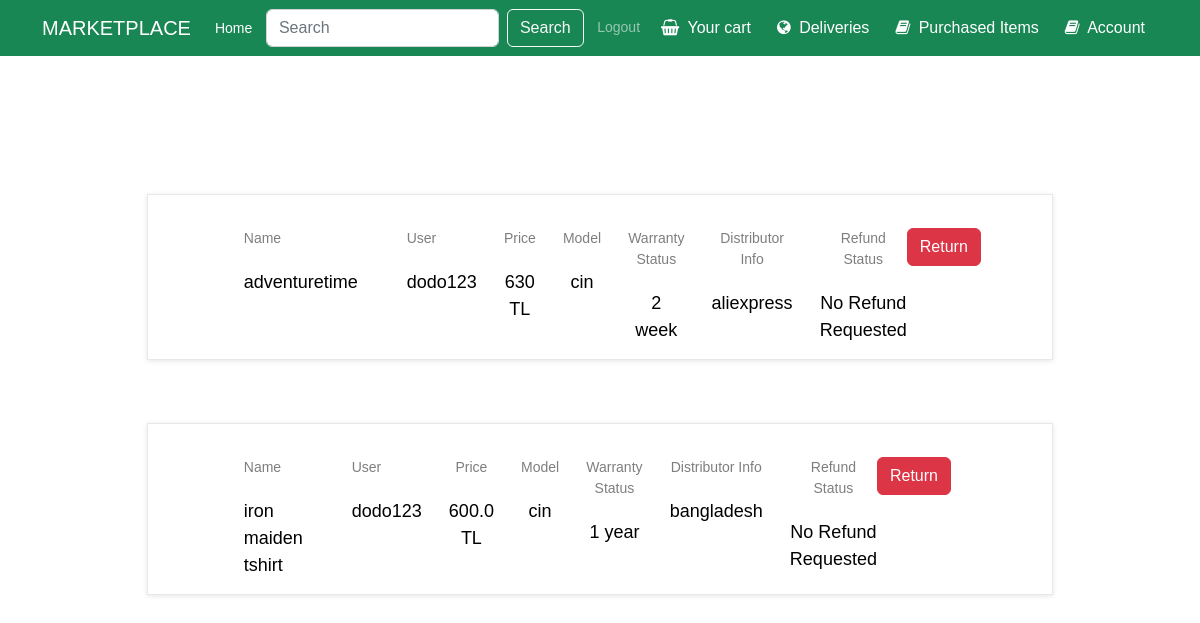
The app's page /purchased (signed in) with its own data.
### Cart/models.py (models this page shows, shortened)
class PurchaseHistory(models.Model):
    ID = models.IntegerField(primary_key=True,unique=True,default=0)
    product = models.ForeignKey(PurchasedProduct,related_name="purchase_history",on_delete=models.CASCADE)
    user = models.ForeignKey(Users,related_name="purchase_history",on_delete=models.CASCADE)
    date_added = models.DateTimeField(default=timezone.now)
    refund_requested = models.BooleanField(verbose_name='Refund Requested',default=False)
    refund_accepted = models.BooleanField(verbose_name='Refund Accepted',default=False)
    class Meta:
        verbose_name_plural = "Purchase Histories"

### Product/models.py (models this page shows, shortened)
class PurchasedProduct(models.Model):
    ID = models.IntegerField(primary_key=True)
    name = models.CharField(max_length=100)
    model = models.CharField(max_length=100)
    number = models.IntegerField()
    description = models.TextField()
    price = models.FloatField(default=0)
    warranty_status = models.CharField(max_length=100)
    distributor_info = models.TextField()
    user = models.ForeignKey(settings.AUTH_USER_MODEL, on_delete=models.CASCADE)
    quantity = models.IntegerField()
    purchased_price = models.IntegerField(default=0)

class Users(AbstractBaseUser,PermissionsMixin):
    username_validator = UnicodeUsernameValidator()
    ID = models.AutoField(primary_key=True)
    email = models.EmailField(blank=True,default='')
    first_name = models.CharField(max_length=150,default='',blank=True)
    last_name = models.CharField(max_length=150,default='',blank=True)
    is_active = models.BooleanField(default=True,help_text=
            "Designates whether this user should be treated as active. "
            "Unselect this instead of deleting accounts."
    )
    is_superuser = models.BooleanField(default=False)
    is_staff = models.BooleanField(default=False,help_text="Designates whether the user can log into this admin site.")
    username = models.CharField(max_length=150,
        unique=True,
        help_text=(
            "Required. 150 characters or fewer. Letters, digits and @/./+/-/_ only."
        ),
        validators=[username_validator],
        error_messages={
            "unique": "A user with that username already exists.",
        }
    )
    tax_ID = models.IntegerField(default=0)
    home_address = models.TextField(blank=True,null=True)
    role = models.CharField(max_length=100,default='customer')
    date_joined = models.DateTimeField(default=timezone.now)
    last_login = models.DateTimeField(blank=True,null=True)
    objects = MyUserManager()
    REQUIRED_FIELDS = []
    USERNAME_FIELD = "username"
    def __str__(self):
        return self.username
    class Meta:
        verbose_name = 'User'
        verbose_name_plural = 'Users'

### Main/views.py (the view, shortened to what this page needs)
# urls.py: path("purchased",views.purchased,name="purchased_items"),
def purchased(request):
    if request.method == "POST":
        command = request.POST.get("command")
        purchased_id = request.POST.get("product_id")
        if command == "return":
            purchased_product = get_object_or_404(PurchaseHistory,pk=purchased_id)
            refund = Refund.objects.create(ID = Refund.objects.count() + 1,product = purchased_product.product,
            user = purchased_product.user)
            refund.save()
            purchased_product.refund_requested = True
            purchased_product.save()
            history = PurchaseHistory.objects.filter(user = request.user)
            days_remain = DaysRemain(history)
            return render(request,"purchased.html",{"products":history,"days":days_remain})
    else:
        if request.user.is_authenticated:
            it = 0
            purchased_history = PurchaseHistory.objects.filter(user = request.user)
            days_remain = DaysRemain(purchased_history)
            return render(request,"purchased.html",{"products":purchased_history,"days":days_remain})
        else:
            products = []
            return render(request,"purchased.html",{"products":products})

### Cart/templatetags/cart_filter.py (called while the page is built)
@register.filter
def get_item(dictionary, key):
    return dictionary.get(key)

### Main/helper_functions.py (called while the page is built)
def DaysRemain(products):
    dic = {}
    for product in products:
        today_date = timezone.now()
        product_date = product.date_added
        difference = today_date - product_date
        dic[product] = difference.days
    return dic

### Main/templates/purchased.html (shortened to what this page needs)
{% extends 'base.html' %}
{% load static %}
{% load cart_filter %}
{% block link %}
<link rel="stylesheet" type="text/css" href="{% static 'cart.css' %}">
{% endblock %}
{% block content %}
<div class="container mt-3">
<div class="cart_section">
    {% if request.user.is_authenticated %}
        {% if products|length == 0 %}
        <h5 class="alert-heading col-lg-10"> There are no purchases</h5>
        {% else %}
        <div class="container-fluid">
            <div class="row">
                <div class="col-lg-10 offset-lg-1">
                    <div class="cart_container">
                        <div class="cart_items">
                            <br>
                            {% for product in products %}
                            <ul class="cart_list">
                                <li class="cart_item clearfix">
                                    <div class="cart_item_info d-flex flex-md-row flex-column justify-content-between">
                                        {% if product.refund_requested and product.refund_accepted == False %}
                                            <div class="cart_item_name cart_info_col">
                                                <div class="cart_item_title">Name</div>
                                                <div class="cart_item_text">{{product.product.name}}</div>
                                            </div>
                                            <div class="cart_item_name cart_info_col">
                                                <div class="cart_item_title">User</div>
                                                <div class="cart_item_text">{{product.user}}</div>
                                            </div>
                                            {% if product.product.purchased_price == 0 %}
                                            <div class="cart_item_price cart_info_col">
                                                <div class="cart_item_title">Price</div>
                                                <div class="cart_item_text">{{product.product.price}} TL</div>
                                            </div>
                                            {% else %}
                                            <div class="cart_item_price cart_info_col">
                                                <div class="cart_item_title">Price</div>
                                                <div class="cart_item_text">{{product.product.purchased_price}} TL</div>
                                            </div>
                                            {% endif %}
                                            <div class="cart_item_total cart_info_col">
                                                <div class="cart_item_title">Model</div>
                                                <div class="cart_item_text">{{product.product.model}}</div>
                                            </div>
                                            <div class="cart_item_total cart_info_col">
                                                <div class="cart_item_title">Warranty Status</div>
                                                <div class="cart_item_text">{{product.product.warranty_status}}</div>
                                            </div>
                                            <div class="cart_item_total cart_info_col">
                                                <div class="cart_item_title">Distributor Info</div>
                                                <div class="cart_item_text">{{product.product.distributor_info}}</div>
                                            </div>
                                            <div class="cart_item_total cart_info_col">
                                                <div class="cart_item_title">Refund Status</div>
                                                <div class="cart_item_text">Refund Requested</div>
                                            </div>
                                        {% else %}
                                        <div class="cart_item_name cart_info_col">
                                            <div class="cart_item_title">Name</div>
                                            <div class="cart_item_text">{{product.product.name}}</div>
                                        </div>
                                        <div class="cart_item_name cart_info_col">
                                            <div class="cart_item_title">User</div>
                                            <div class="cart_item_text">{{product.user}}</div>
                                        </div>
                                        {% if product.product.purchased_price == 0 %}
                                            <div class="cart_item_price cart_info_col">
                                                <div class="cart_item_title">Price</div>
                                                <div class="cart_item_text">{{product.product.price}} TL</div>
                                            </div>
                                        {% else %}
                                        <div class="cart_item_price cart_info_col">
                                            <div class="cart_item_title">Price</div>
                                            <div class="cart_item_text">{{product.product.purchased_price}} TL</div>
                                        </div>
                                        {% endif %}
                                        <div class="cart_item_total cart_info_col">
                                            <div class="cart_item_title">Model</div>
                                            <div class="cart_item_text">{{product.product.model}}</div>
                                        </div>
                                        <div class="cart_item_total cart_info_col">
                                            <div class="cart_item_title">Warranty Status</div>
                                            <div class="cart_item_text">{{product.product.warranty_status}}</div>
                                        </div>
                                        <div class="cart_item_total cart_info_col">
                                            <div class="cart_item_title">Distributor Info</div>
                                            <div class="cart_item_text">{{product.product.distributor_info}}</div>
                                        </div>
                                        <div class="cart_item_total cart_info_col">
                                            <div class="cart_item_title">Refund Status</div>
                                            <div class="cart_item_text">No Refund Requested</div>
                                        </div>
                                            {% if days|get_item:product <= 30 %}
                                                <form method="post" class="justify-content-center"
                                                    action="{% url 'purchased_items' %}">
                                                    <button class="btn btn-danger" type="submit">Return</button>
                                                </form>
                                            {% else %}
                                            <div class="cart_item_total cart_info_col">
                                                <div class="cart_item_text">Purchase date more than 30 days.Cannot refund!</div>
                                            </div>
                                            {% endif %}
                                        {% endif %}
                                    </div>
                                </li>
                            </ul>
                            <br>
                            <br>
                            <br>
                            {% endfor %}
                        </div>
                    </div>
                </div>
            </div>
        </div>
        {% endif %}
    {% else %}
    <h5 class="alert-heading col-lg-10"> You are not logged in</h5>
    <h5 class="alert-heading col-lg-10">Please log in to see your purchases.</h5>
    {% endif %}
</div>
</div>
{% endblock %}

### Product/static/cart.css (style rules this page uses)
* { margin: 0; padding: 0; -webkit-font-smoothing: antialiased; -webkit-text-shadow: rgba(0, 0, 0, .01) 0 0 1px; text-shadow: rgba(0, 0, 0, .01) 0 0 1px }
body { font-family: 'Rubik', sans-serif; font-size: 14px; font-weight: 400; background: #E0E0E0; color: #000000 }
ul { list-style: none; margin-bottom: 0px }
.cart_section { width: 100%; padding-top: 93px; padding-bottom: 111px }
.cart_items { margin-top: 8px }
.cart_list { border: solid 1px #e8e8e8; box-shadow: 0px 1px 5px rgba(0, 0, 0, 0.1); background-color: #fff; margin: auto; }
.cart_item { width: 100%; padding: 15px; padding-right: 46px }
.cart_item_info { width: calc(100% - 133px); float: left; padding-top: 18px }
.cart_item_name { margin-left: 7.2% }
.cart_item_title { font-size: 14px; font-weight: 400; color: rgba(0, 0, 0, 0.5) }
.cart_item_text { font-size: 18px; margin-top: 20px }
.cart_item_price { margin-left: 4%; text-align: center }
.cart_item_total { margin-left: 4%; text-align: center }

### records on screen
PurchaseHistory: product.name "adventuretime", user "dodo123", product.purchased_price "630", product.model "cin", product.warranty_status "2 week", product.distributor_info "aliexpress"
PurchaseHistory: product.name "iron maiden tshirt", user "dodo123", product.price "600.0", product.model "cin", product.warranty_status "1 year", product.distributor_info "bangladesh"
